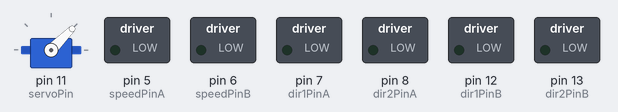
Bench run of a sketch on a simulated Arduino Uno, built with avr-gcc and run on an emulated ATmega328P. Parts: servo, switched loads named in the sketch (green lamp = pin HIGH).

Above: at 0.05 s.
At 1.6 s:
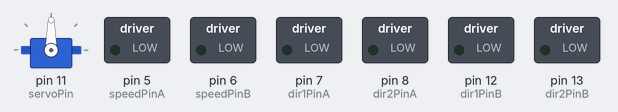
At 3.2 s:
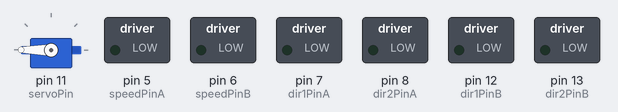
At 6.4 s:
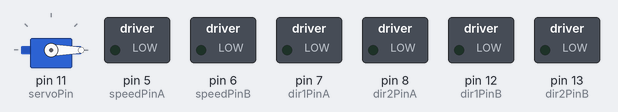
Timing chart, 0 to 8.3 s (numbered marks = the images above):
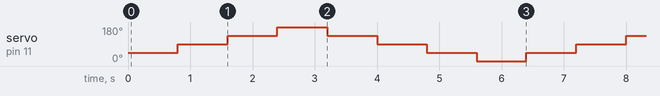

Measured:
- by itself, servo on pin 11 (servoPin): repeats every 6.4 s: 135° 0.80 s, 180° 0.80 s, 135° 0.80 s, 90° 0.80 s, 45° 0.80 s, 0° 0.80 s, 45° 0.80 s, 90° 0.80 s

The sketch:

Jack_Robot_Arduino.ino
```cpp
#include <Adafruit_Sensor.h>
#include <Adafruit_HMC5883_U.h>
#include <Wire.h>

//Define a bussola
Adafruit_HMC5883_Unified mag = Adafruit_HMC5883_Unified(12345);

#include <math.h>

#include <Servo.h>

// Motor left
const int dir1PinA = 7;
const int dir2PinA = 8;
const int speedPinA = 5; // control motor speed

// Motor right
const int dir1PinB = 12;
const int dir2PinB = 13;
const int speedPinB = 6;

// Sonar front
const int fsEchoPin = 3;
const int fsTriggerPin = 4;

// Sonar left
const int lsEchoPin = 9;
const int lsTriggerPin = 10;

// Sonar right
const int rsEchoPin = 1;
const int rsTriggerPin = 2;

// Servo motor
const int servoPin = 11;

Servo servo;

void setup(){
  pinMode(dir1PinA,OUTPUT);
  pinMode(dir2PinA,OUTPUT);
  pinMode(speedPinA,OUTPUT);
  pinMode(dir1PinB,OUTPUT);
  pinMode(dir2PinB,OUTPUT);
  pinMode(speedPinB,OUTPUT);
  pinMode(fsTriggerPin, OUTPUT);
  pinMode(lsTriggerPin, OUTPUT);
  pinMode(rsTriggerPin, OUTPUT);
  pinMode(fsEchoPin, INPUT);
  pinMode(lsEchoPin, INPUT);
  pinMode(rsEchoPin, INPUT);
  servo.attach(servoPin);
}

void loop(){
  vaievolta();
}

float getMag(){

  sensors_event_t event;
  mag.getEvent(&event);

  //Arctangente de x e y
  float heading = atan2(event.magnetic.y, event.magnetic.x);

  // Corrige se o sinal estiver reverso.
  if(heading < 0)
    heading += 2*PI;

  // Convertendo para graus
  float headingDegrees = heading * 57.2957795131;
  return headingDegrees;
}

long hearSonar (int sonar){
  int i;
  long aux;
  int anterior , atual;
  long soma=0;
  int triggerPin , echoPin;
  long durations[5];
  long duration;
  switch (sonar){
    case 0:
      triggerPin = lsTriggerPin;
      echoPin = lsEchoPin;
      break;
    case 1:
      triggerPin = fsTriggerPin;
      echoPin = fsEchoPin;
      break;
    case 2:
      triggerPin = rsTriggerPin;
      echoPin = rsEchoPin;
      break;
    default:
      return -1;
  }

  digitalWrite(triggerPin, LOW);
  delayMicroseconds(2);
  digitalWrite(triggerPin, HIGH);
  delayMicroseconds(5);
  digitalWrite(triggerPin, LOW);
  durations[0] = pulseIn(echoPin, HIGH);

  for(i=1;i<5;i++){
        digitalWrite(triggerPin, LOW);
        delayMicroseconds(2);
        digitalWrite(triggerPin, HIGH);
        delayMicroseconds(5);
        digitalWrite(triggerPin, LOW);
        durations[i] = pulseIn(echoPin, HIGH);
        atual = i;
        anterior = i-1;
        while(anterior >= 0 && durations[atual] < durations[anterior]){
          aux = durations[atual];
          durations[atual] = durations[anterior];
          durations[anterior] = aux;
          atual = atual-1;
          anterior = anterior-1;
          }

  }
  soma = durations[1] + durations[2] + durations[3];
  duration = soma / 3;
  return duration / 29 / 2;
}

// Motor Control Function
void motorCtrl (int action){
  switch (action){
    case 0: // Parar motores
      // Right Motor
      analogWrite(speedPinA, 0);
      digitalWrite(dir1PinA, LOW);
      digitalWrite(dir2PinA, HIGH);
      // Left Motor
      analogWrite(speedPinB, 0);
      digitalWrite(dir1PinB, LOW);
      digitalWrite(dir2PinB, HIGH);
      break;
    case 1: // Fazer curva para esquerda
      //Right Motor
      analogWrite(speedPinA, 255);
      digitalWrite(dir1PinA, LOW);
      digitalWrite(dir2PinA, HIGH);
      // Left Motor
      analogWrite(speedPinB, 255);
      digitalWrite(dir1PinB, HIGH);
      digitalWrite(dir2PinB, LOW);
      break;
    case 2: // Andar para frente
      //Right Motor
      analogWrite(speedPinA, 255);
      digitalWrite(dir1PinA, LOW);
      digitalWrite(dir2PinA, HIGH);
      // Left Motor
      analogWrite(speedPinB, 255);
      digitalWrite(dir1PinB, LOW);
      digitalWrite(dir2PinB, HIGH);
      break;
    case 3: // Curva para direita
      //Right Motor
      analogWrite(speedPinA, 255);
      digitalWrite(dir1PinA, LOW);
      digitalWrite(dir2PinA, HIGH);
      // Left Motor
      analogWrite(speedPinB, 255);
      digitalWrite(dir1PinB, HIGH);
      digitalWrite(dir2PinB, LOW);
      break;
    case 4: // Andar para Tras
      //Right Motor
      analogWrite(speedPinA, 255);
      digitalWrite(dir1PinA, HIGH);
      digitalWrite(dir2PinA, LOW);
      // Left Motor
      analogWrite(speedPinB, 255);
      digitalWrite(dir1PinB, HIGH);
      digitalWrite(dir2PinB, LOW);
      break;
    default:
      // Right Motor
      analogWrite(speedPinA, 0);
      digitalWrite(dir1PinA, LOW);
      digitalWrite(dir2PinA, HIGH);
      // Left Motor
      analogWrite(speedPinB, 0);
      digitalWrite(dir1PinB, LOW);
      digitalWrite(dir2PinB, HIGH);

  }

}


void servoCntrl(int action){ //Controle Do Servo
  switch (action){
    case 0: //Servo a 0°
      servo.write(0);
      delay(800);
      break;
    case 1: //Servo a 45°
      servo.write(45);
      delay(800);
      break;
    case 2: //Servo a 90°
      servo.write(90);
      delay(800);
      break;
    case 3: //Servo a 135°
      servo.write(135);
      delay(800);
      break;
    case 4: //Servo a 180°
      servo.write(180);
      delay(800);
      break;
  }

}


void vaievolta(){ //Função que faz o servo ir e voltar
  int i;

  for(i = 1 ; i <= 4 ; i++)
    servoCntrl(i);

  for(i = 3 ; i >= 0 ; i--)
    servoCntrl(i);

}
```
